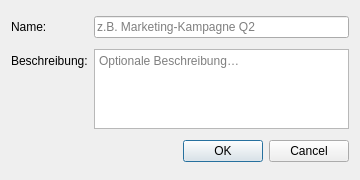
<?xml version="1.0" encoding="UTF-8"?>
<ui version="4.0">
 <class>NewProjectDialog</class>
 <widget class="QDialog" name="NewProjectDialog">
  <property name="geometry">
   <rect>
    <x>0</x>
    <y>0</y>
    <width>360</width>
    <height>180</height>
   </rect>
  </property>
  <property name="minimumSize">
   <size>
    <width>360</width>
    <height>0</height>
   </size>
  </property>
  <property name="windowTitle">
   <string>Neues Projekt</string>
  </property>
  <layout class="QFormLayout" name="formLayout">
   <item row="0" column="0">
    <widget class="QLabel" name="nameLabel">
     <property name="text">
      <string>Name:</string>
     </property>
    </widget>
   </item>
   <item row="0" column="1">
    <widget class="QLineEdit" name="nameEdit">
     <property name="placeholderText">
      <string>z.B. Marketing-Kampagne Q2</string>
     </property>
    </widget>
   </item>
   <item row="1" column="0">
    <widget class="QLabel" name="descLabel">
     <property name="text">
      <string>Beschreibung:</string>
     </property>
    </widget>
   </item>
   <item row="1" column="1">
    <widget class="QTextEdit" name="descEdit">
     <property name="maximumSize">
      <size>
       <width>16777215</width>
       <height>80</height>
      </size>
     </property>
     <property name="placeholderText">
      <string>Optionale Beschreibung…</string>
     </property>
    </widget>
   </item>
   <item row="2" column="0" colspan="2">
    <widget class="QDialogButtonBox" name="buttonBox">
     <property name="standardButtons">
      <set>QDialogButtonBox::StandardButton::Ok|QDialogButtonBox::StandardButton::Cancel</set>
     </property>
    </widget>
   </item>
  </layout>
 </widget>
 <layoutdefault spacing="6" margin="11"/>
 <resources/>
 <connections>
  <connection>
   <sender>buttonBox</sender>
   <signal>accepted()</signal>
   <receiver>NewProjectDialog</receiver>
   <slot>accept()</slot>
   <hints>
    <hint type="sourcelabel">
     <x>248</x>
     <y>254</y>
    </hint>
    <hint type="destinationlabel">
     <x>157</x>
     <y>274</y>
    </hint>
   </hints>
  </connection>
  <connection>
   <sender>buttonBox</sender>
   <signal>rejected()</signal>
   <receiver>NewProjectDialog</receiver>
   <slot>reject()</slot>
   <hints>
    <hint type="sourcelabel">
     <x>316</x>
     <y>260</y>
    </hint>
    <hint type="destinationlabel">
     <x>286</x>
     <y>274</y>
    </hint>
   </hints>
  </connection>
 </connections>
</ui>
